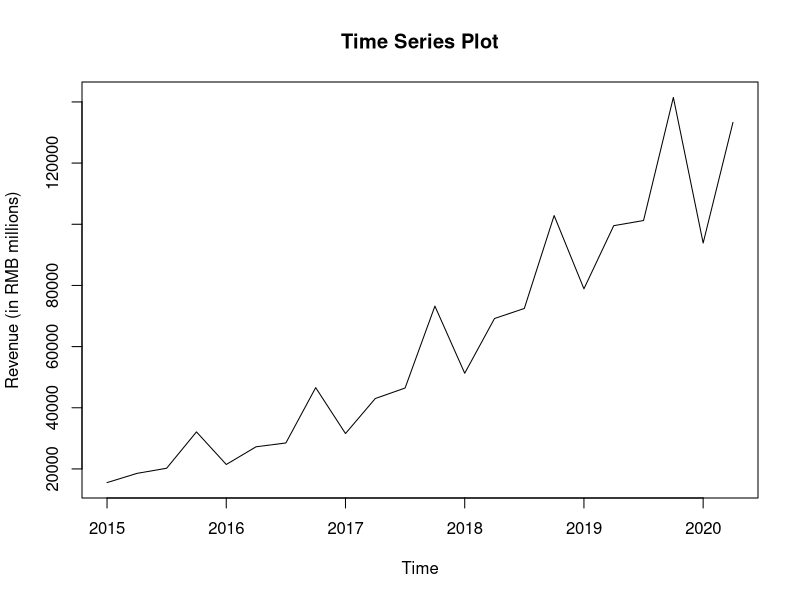
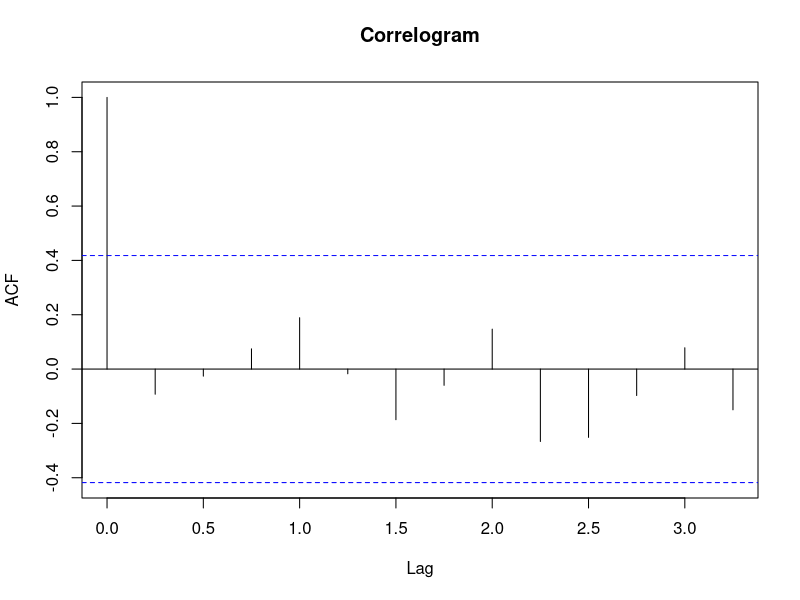
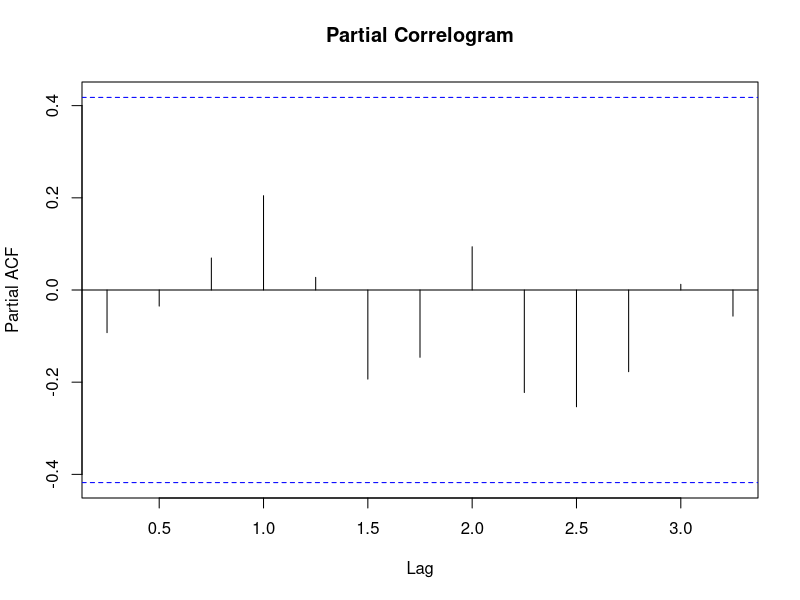
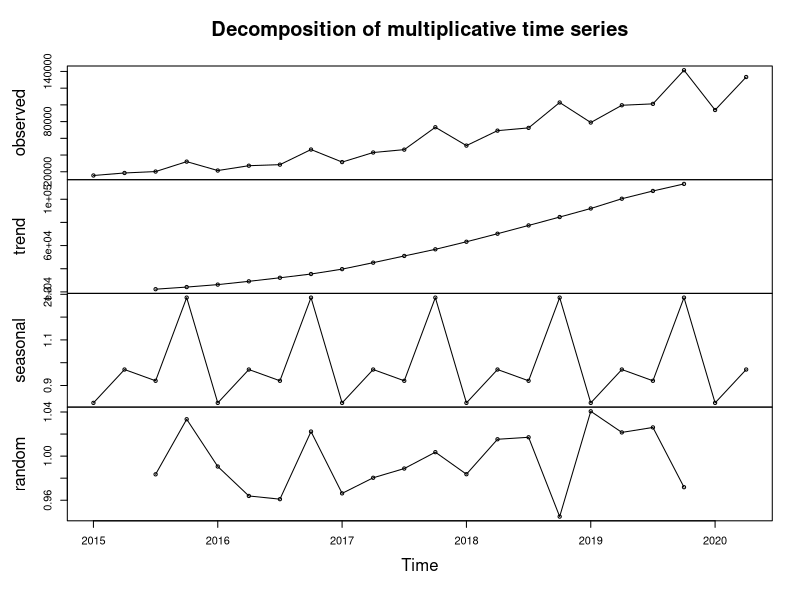
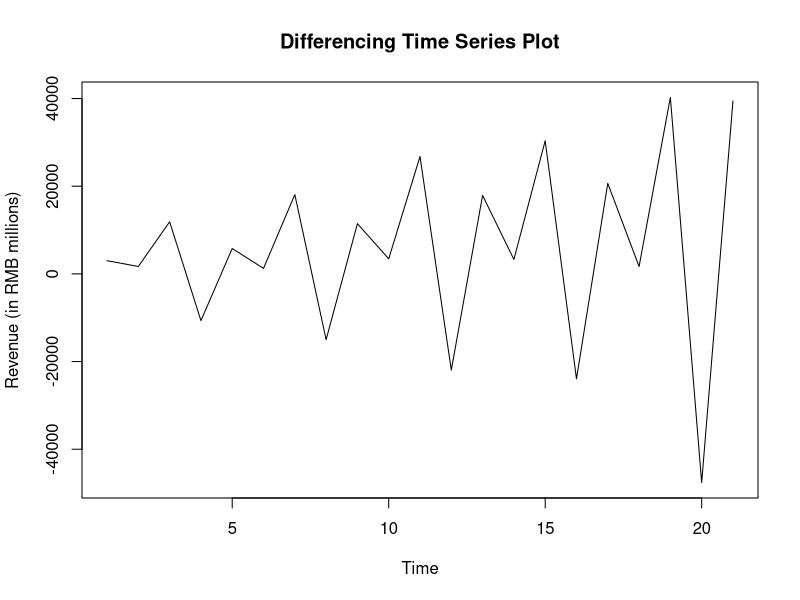
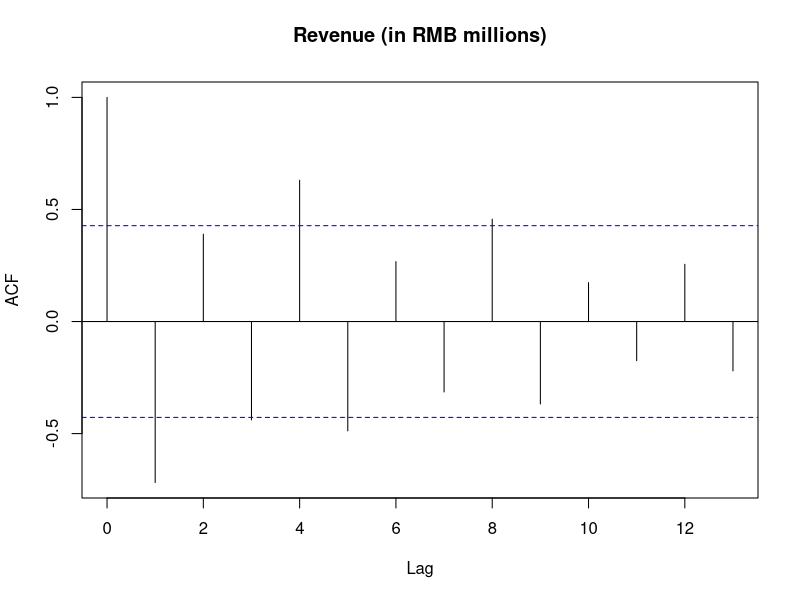
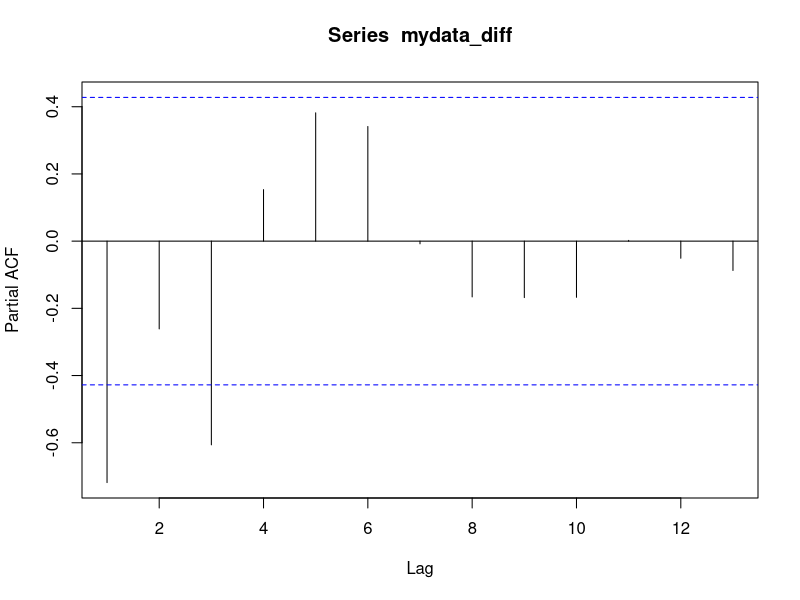
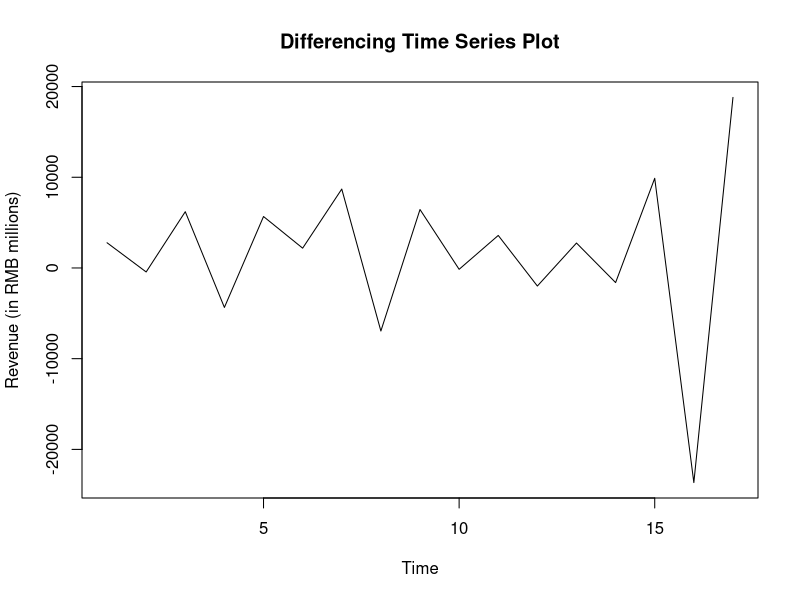

Generate these figures, in order, with R:
# Import library
library(readxl)

setwd("C:\\Users\\Admin\\RDS1\\Sem 1\\Statistics For Data Science")

# Import data from xlsx file
mydata <- read_excel("Alibaba_dataset.xlsx")

# Display the original dataset
mydata

# Format dataset
mydata <- ts(mydata[,1], frequency = 4, start = c(2015,1))

# Display the time series data
mydata

# Plot the Observed Time Series Data
plot.ts(mydata, main = "Time Series Plot")

# Transformation using log()
# mydata <- log(mydata)
# plot.ts(mydata, main = "Time Series Plot", ylab="Log(Revenue in RMB millions)")

# ARIMA (CHECK ANS)
library(forecast)
model <- auto.arima(mydata)
model
attributes(model)
acf(model$residuals, main = "Correlogram")
pacf(model$residuals, main = "Partial Correlogram")

# Decomposition of multiplicative time series
mydatacomponents <- decompose(mydata, type = "multiplicative")
mydatacomponents
mydatacomponents$seasonal
plot(mydatacomponents, col="black", type = 'o')

# Non - seasonal Differencing
mydata_diff <- ts(diff(mydata, differences = 1, lag = 1))
plot(mydata_diff, main = "Differencing Time Series Plot")
acf(mydata_diff) # The reason why I need to do seasonal differencing, alternating (non-stationary)
pacf(mydata_diff)

# Seasonal Differencing
mydata_diff2 <- ts(diff(mydata_diff, differences = 1, lag = 4))
plot(mydata_diff2, main = "Differencing Time Series Plot")
acf(mydata_diff2)
pacf(mydata_diff2)
Box.test(mydata_diff2, lag = 20, type = 'Ljung-Box')

# AR(1) Compare AIC
fit_ar = arima(mydata, order = c(1,1,0), seasonal=list(order=c(0,1,0), period = 4))
fit_ar
fit_resid = residuals(fit_ar)
Box.test(fit_resid, lag = 20, type = 'Ljung-Box')
### Since p-value > 0.05, so my residuals is random, means no more patterns is remaining in the residuals (Residual is stationary already)
### because I have identified all the possible patterns in my time series data

# MA(1) Compare AIC
fit_ma = arima(mydata, order = c(0,1,1), seasonal=list(order=c(0,1,0), period = 4))
fit_ma
fit_resid = residuals(fit_ma)
Box.test(fit_resid, lag = 20, type = 'Ljung-Box')

# Forecast
predict(fit_ar, n.ahead = 5)
forecast_sales <- forecast(fit_ar, h = 3 * 4, level = c(95.0))
plot(forecast_sales)